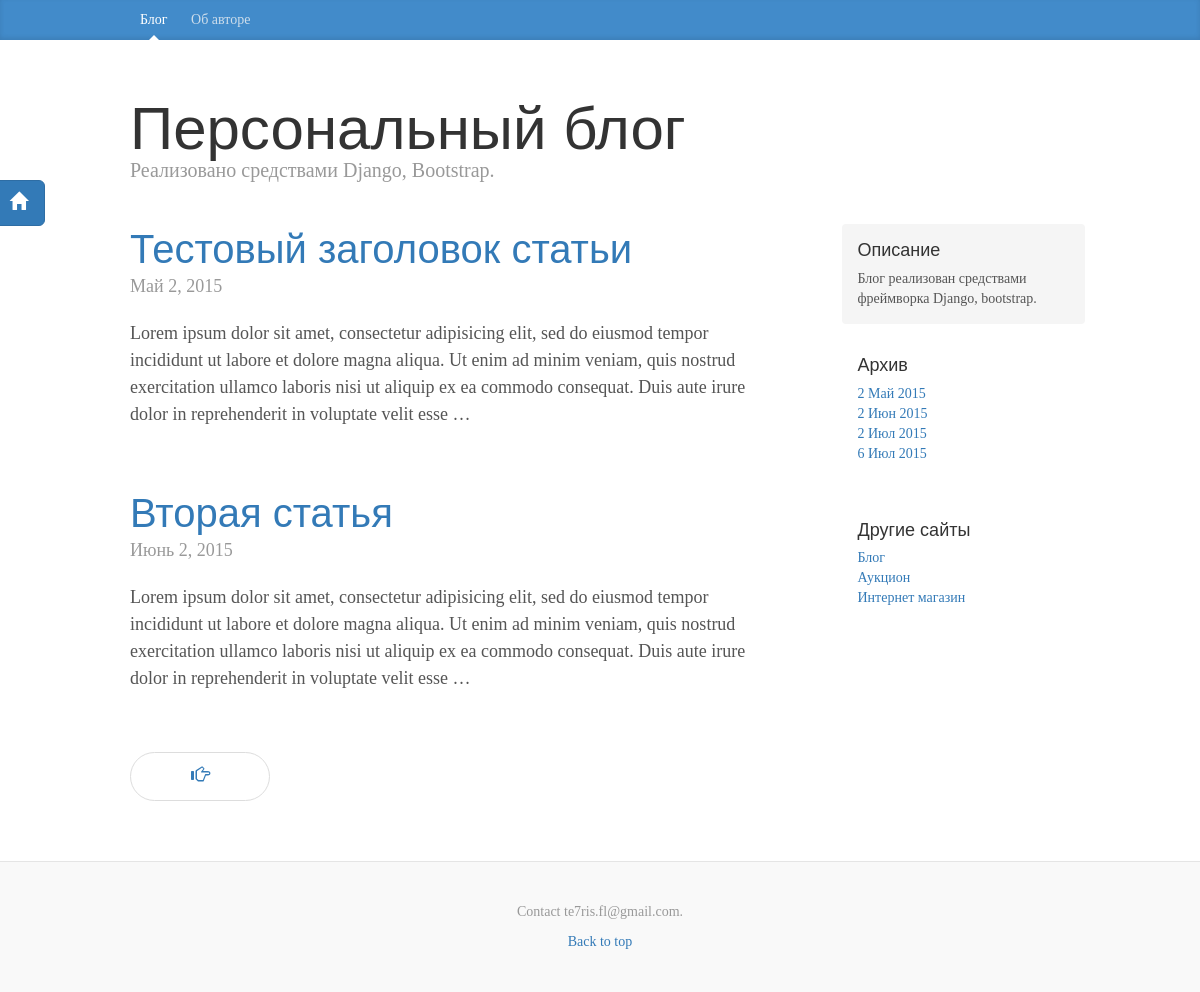
Screenshot of /blog/ with the database file from the repository.
### blog/models.py (models this page shows, shortened)
class Article(models.Model):
    class Meta():
        db_table = u'Статья'
    article_title = models.CharField(max_length=70)
    article_text = models.TextField()
    article_date = models.DateField(auto_now_add=True)
    article_likes = models.IntegerField(default=0)

### blog/views.py (the view)
# urls.py: url(r'^(\d+)/$', articles),
def articles(request, month=0, year=0, page_number=1):
    context = {}
    if month and year:
        all_articles = [Article.objects.all()[i] for i in range(len(Article.objects.all())) if Article.objects.all()[i].article_date.year==int(year) and Article.objects.all()[i].article_date.month==int(month)]
    else:
        all_articles = Article.objects.all()
    archive()
    page_number = request.GET.get('page')
    paginator = Paginator(all_articles, 2)
    try:
        context['articles'] = paginator.page(page_number)
    except PageNotAnInteger:
        context['articles'] = paginator.page(1)
    except EmptyPage:
        context['articles'] = paginator.page(paginator.num_pages)
    context['dates'] = dates
    return render(request, 'blog_articles.html', context)

### blog/views.py (called while the page is built)
def archive():
    all = Article.objects.all()
    l = len(all)
    for i in range(l):
        if all[i].article_date not in dates:
            dates.append(all[i].article_date)
            print(str(all[i].article_date))

### blog/templates/blog/blog_articles.html (shortened to what this page needs)
{% extends "blog_base.html" %}
{% block container %}
  {% for article in articles %}
    <div class="blog-post">
      <h2 class="blog-post-title"><a href="/blog/articles/{{ article.id }}/">{{ article.article_title }}</a></h2>
      <p class="blog-post-meta">{{ article.article_date }}</p>
      {{ article.article_text|linebreaks|truncatechars:300 }}
    </div>
  {% endfor %}
    <nav>
      <ul class="pager">
      {% if articles.has_next %}
        <li><a href="?page={{ articles.next_page_number }}"><span class="glyphicon glyphicon-hand-right" aria-hidden="true"></span></a></li>
      {% endif %}
      </ul>
    </nav>
{% endblock %}

### blog/static/css/blog.css (style rules this page uses)
body { font-family: Georgia, "Times New Roman", Times, serif; color: #555; }
h1, .h1, h2, .h2, h3, .h3, h4, .h4, h5, .h5, h6, .h6 { margin-top: 0; font-family: "Helvetica Neue", Helvetica, Arial, sans-serif; font-weight: normal; color: #333; }
.pager { margin-bottom: 60px; text-align: left; }
.pager > li > a { width: 140px; padding: 10px 20px; text-align: center; border-radius: 30px; }
.blog-post { margin-bottom: 60px; }
.blog-post-title { margin-bottom: 5px; font-size: 40px; }
.blog-post-meta { margin-bottom: 20px; color: #999; }

### rows the page displays
Article: article_title "Тестовый заголовок статьи", article_date "Май 2, 2015", article_text "Lorem ipsum dolor sit amet, consectetur adipisicing elit, sed do eiusmod tempor incididunt ut labore et dolore magna aliqua. Ut enim ad minim veniam, quis nostrud exercitation ullamco laboris nisi ut aliquip ex ea commodo consequat. Duis aute irure dolor in reprehenderit in voluptate velit esse …"
Article: article_title "Вторая статья", article_date "Июнь 2, 2015", article_text "Lorem ipsum dolor sit amet, consectetur adipisicing elit, sed do eiusmod tempor incididunt ut labore et dolore magna aliqua. Ut enim ad minim veniam, quis nostrud exercitation ullamco laboris nisi ut aliquip ex ea commodo consequat. Duis aute irure dolor in reprehenderit in voluptate velit esse …"

### other values shown
{{ d|date:"j M Y" }} "2 Май 2015" "2 Июн 2015" "2 Июл 2015" "6 Июл 2015"
